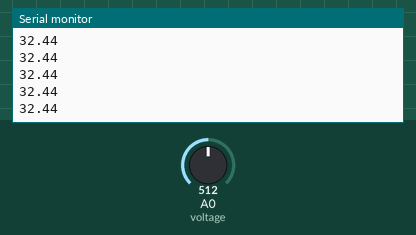
This sketch was run on a simulated Arduino Uno, built with avr-gcc and run on an emulated ATmega328P. On the bench: the last lines printed to the serial monitor. The test bench sets the inputs (shaded band); at power-on: A0 (voltage) = 512.

Above: at 1.2 s.
1.3 s: A0 (voltage) set to 716
At 1.56 s:
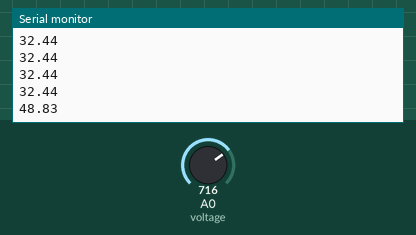
2.8 s: A0 (voltage) set to 900
At 2.96 s:
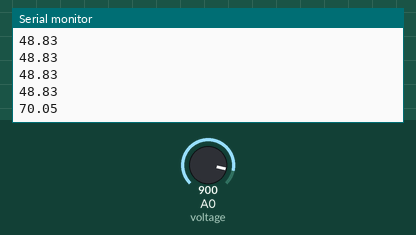
Timing chart, 0 to 5.8 s (numbered marks = the images above; inputs shaded):
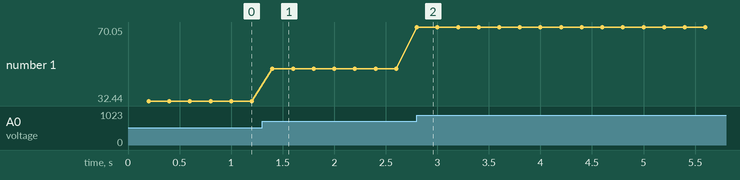

Measured:
- after the input at 1.3 s, the serial monitor: prints a new line after 0.10 s (image 1)
- after the input at 2.8 s, the serial monitor: prints a new line at once (image 2)
- plotted number 1: 32.44 → 48.83 after the input at 1.3 s, 48.83 → 70.05 after the input at 2.8 s

The sketch:

HW_6.ino
```cpp
#include <TimerOne.h>
int voltage = A0;
float Value, Res;       // Used for Output Voltage and Resistor
bool flag = 0;          // To make sure we print 5 values per second

void setup() {

  Serial.begin(9600);
  pinMode(voltage, INPUT);

  // ADC reference is determinded from an input signal
  analogReference(EXTERNAL);

  // initialize timer1 with a period of 1s
  Timer1.initialize(200000);
  Timer1.attachInterrupt(Read_Value);
}

void loop() {

// Checks to see if a new value is read
  if (flag == 1){
    flag = 0;

    // Convert output signal to 0-5 range
    Value = Value * 3.23/1023.00;

    // Termistor resistance value
    Res = 10000*(3.75 - Value)/(1.25 + Value);

    // Prints temperature in Celsius
    Serial.println(-273.15+1005659.95/(3373+298.15*log(Res/9801)));
  }
}


// Interrupt function

void Read_Value() {

  Value = analogRead(voltage);
  flag = 1;                     //Tells a new temperature is read.
}
```
